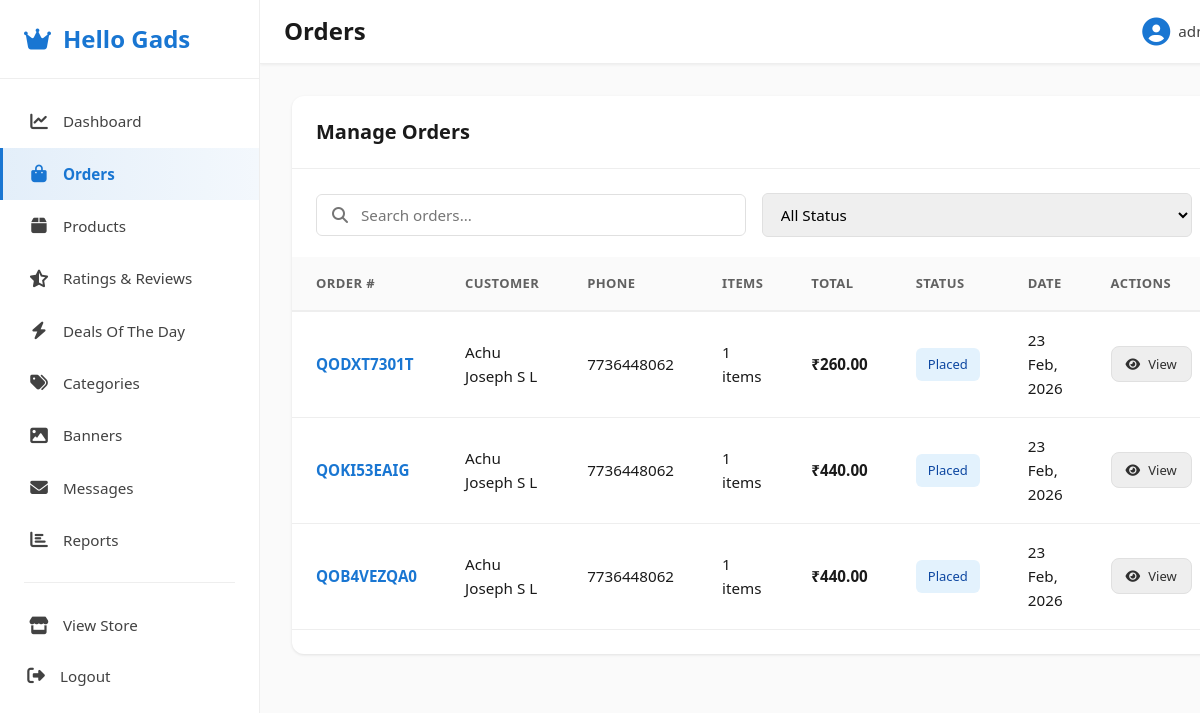
Screenshot of /dashboard/orders/ (signed in) with the database file from the repository.
### app/models.py (models this page shows, shortened)
class TimeStampedModel(models.Model):
    created_at = models.DateTimeField(auto_now_add=True, db_index=True)
    updated_at = models.DateTimeField(auto_now=True)
    class Meta:
        abstract = True

class Order(TimeStampedModel):
    class Status(models.TextChoices):
        PLACED = "placed", "Placed"
        CONFIRMED = "confirmed", "Confirmed"
        SHIPPED = "shipped", "Shipped"
        DELIVERED = "delivered", "Delivered"
        CANCELLED = "cancelled", "Cancelled"
    user = models.ForeignKey(settings.AUTH_USER_MODEL, on_delete=models.SET_NULL, blank=True, null=True, related_name="orders")
    order_number = models.CharField(max_length=20, unique=True, db_index=True)
    status = models.CharField(max_length=12, choices=Status.choices, default=Status.PLACED, db_index=True)
    subtotal = models.DecimalField(max_digits=10, decimal_places=2, validators=[MinValueValidator(0)])
    shipping = models.DecimalField(max_digits=10, decimal_places=2, validators=[MinValueValidator(0)])
    total = models.DecimalField(max_digits=10, decimal_places=2, validators=[MinValueValidator(0)])
    address = models.ForeignKey(Address, on_delete=models.PROTECT, related_name="orders")
    class Meta:
        ordering = ["-created_at"]

class Address(TimeStampedModel):
    user = models.ForeignKey(settings.AUTH_USER_MODEL, on_delete=models.SET_NULL, blank=True, null=True, related_name="addresses")
    full_name = models.CharField(max_length=120)
    phone = models.CharField(max_length=20)
    email = models.EmailField(blank=True)
    address_line = models.TextField()
    city = models.CharField(max_length=80)
    state = models.CharField(max_length=80)
    pincode = models.CharField(max_length=10)
    is_default = models.BooleanField(default=False, db_index=True)
    is_snapshot = models.BooleanField(default=False, db_index=True)
    class Meta:
        indexes = [
            models.Index(fields=["user", "is_default"]),
        ]

### app/admin_views.py (the view)
# urls.py: path("orders/", admin_views.OrderListView.as_view(), name="order_list"),
class OrderListView(StaffRequiredMixin, ListView):
    model = Order
    template_name = "admin/order_list.html"
    context_object_name = "orders"
    paginate_by = 20
    def get_queryset(self):
        qs = Order.objects.select_related("address").prefetch_related("items")
        search = self.request.GET.get("search")
        status = self.request.GET.get("status")
        if search:
            qs = qs.filter(
                Q(order_number__icontains=search) |
                Q(address__full_name__icontains=search) |
                Q(address__phone__icontains=search)
            )
        if status:
            qs = qs.filter(status=status)
        return qs.order_by("-created_at")
    def get_context_data(self, **kwargs):
        context = super().get_context_data(**kwargs)
        context["active_menu"] = "orders"
        context["search_query"] = self.request.GET.get("search", "")
        context["filter_status"] = self.request.GET.get("status", "")
        context["status_choices"] = Order.Status.choices
        return context

### app/admin_views.py (called while the page is built)
    def test_func(self):
        return self.request.user.is_authenticated and self.request.user.is_staff

### app/context_processors.py (called while the page is built)
def site_contact_context(request):
    return {
        "site_phone": getattr(settings, "SITE_PHONE", "+91 62384 39926"),
        "site_whatsapp": getattr(settings, "SITE_WHATSAPP", "916238439926"),
    }

def cart_context(request):
    try:
        cart = CartService.get_or_create_cart(request)
        cart_count = sum(item.quantity for item in cart.items.all())
        totals = CartService.compute_totals(cart)
        cart_subtotal = totals.subtotal
    except Exception:
        cart_count = 0
        cart_subtotal = 0
    return {
        "cart_count": cart_count,
        "cart_subtotal": cart_subtotal,
    }

def wishlist_context(request):
    wishlist_count = 0
    wishlist_variant_ids = []
    if getattr(request, "user", None) and request.user.is_authenticated:
        wishlist_variant_ids = list(
            Wishlist.objects.filter(
                user=request.user,
                selected_variant__is_active=True,
                selected_variant__product__is_active=True,
            ).values_list("selected_variant_id", flat=True)
        )
        wishlist_count = len(wishlist_variant_ids)
    return {
        "wishlist_count": wishlist_count,
        "wishlist_variant_ids": wishlist_variant_ids,
        "wishlist_product_ids": [],  # No longer used; kept for template compatibility
    }

def admin_message_badge(request):
    count = 0
    user = getattr(request, "user", None)
    if user and user.is_authenticated and user.is_staff:
        count = ContactMessage.objects.filter(is_resolved=False).count()
    return {"admin_unresolved_messages": count}

### app/models.py (called while the page is built)
    @property
    def line_total(self):
        return self.unit_price * self.quantity

### app/services.py (called while the page is built, shortened)
    @classmethod
    def get_or_create_cart(cls, request):
        user = getattr(request, "user", None)
        user = user if (user and user.is_authenticated) else None
        if user:
            cart, _ = Cart.objects.get_or_create(user=user, status=Cart.Status.ACTIVE)
            return cart

### templates/admin/order_list.html (shortened to what this page needs)
{% extends "admin/base.html" %}
{% load static %}
{% block page_title %}Orders{% endblock %}
{% block content %}
<div class="card">
    <div class="card-header">
        <h3 class="card-title">Manage Orders</h3>
    </div>
    <div class="card-body">
        <form method="get" class="filters filters-inline">
            <div class="search-box">
                <i class="fas fa-search"></i>
                <input type="text" name="search" class="form-control" placeholder="Search orders..."
                       value="{{ search_query }}">
            </div>
            <div class="filter-group">
                <select name="status" class="form-control" onchange="this.form.submit()">
                    <option value="">All Status</option>
                </select>
            </div>
        </form>
        {% if orders %}
            <div class="list-table">
                <div class="table-responsive">
                    <table class="table">
                        <thead>
                            <tr>
                                <th>Order #</th>
                                <th>Customer</th>
                                <th>Phone</th>
                                <th>Items</th>
                                <th>Total</th>
                                <th>Status</th>
                                <th>Date</th>
                                <th>Actions</th>
                            </tr>
                        </thead>
                        <tbody>
                            {% for order in orders %}
                                <tr>
                                    <td>
                                        <a href="{% url 'admin_panel:order_detail' order.order_number %}"
                                           style="color: var(--primary); text-decoration: none; font-weight: 600;">
                                            {{ order.order_number }}
                                        </a>
                                    </td>
                                    <td>{{ order.address.full_name }}</td>
                                    <td>{{ order.address.phone }}</td>
                                    <td>{{ order.items.count }} items</td>
                                    <td style="font-weight: 600;">₹{{ order.total }}</td>
                                    <td>
                                        {% if order.status == 'placed' %}
                                            <span class="badge badge-info">{{ order.get_status_display }}</span>
                                        {% elif order.status == 'confirmed' %}
                                            <span class="badge badge-warning">{{ order.get_status_display }}</span>
                                        {% elif order.status == 'shipped' %}
                                            <span class="badge badge-secondary">{{ order.get_status_display }}</span>
                                        {% elif order.status == 'delivered' %}
                                            <span class="badge badge-success">{{ order.get_status_display }}</span>
                                        {% elif order.status == 'cancelled' %}
                                            <span class="badge badge-danger">{{ order.get_status_display }}</span>
                                        {% endif %}
                                    </td>
                                    <td>{{ order.created_at|date:"d M, Y" }}</td>
                                    <td>
                                        <a href="{% url 'admin_panel:order_detail' order.order_number %}" class="btn btn-sm btn-secondary">
                                            <i class="fas fa-eye"></i> View
                                        </a>
                                    </td>
                                </tr>
                            {% endfor %}
                        </tbody>
                    </table>
                </div>
            </div>
        {% else %}
            <div class="empty-state">
                <i class="fas fa-shopping-bag"></i>
                <p>No orders found</p>
            </div>
        {% endif %}
    </div>
</div>
{% endblock %}

### templates/admin/base.html (shortened to what this page needs)
<!DOCTYPE html>
<html lang="en">
<head>
    {% load static %}
    <link rel="stylesheet" href="{% static 'css/loader.css' %}">
    <link rel="stylesheet" href="{% static 'css/admin.css' %}">
    <link rel="stylesheet" href="{% static 'css/admin-mobile.css' %}">
    <link rel="stylesheet" href="https://cdnjs.cloudflare.com/ajax/libs/font-awesome/6.4.0/css/all.min.css">
</head>
<body>
    <div class="admin-wrapper">
        <aside class="sidebar" id="sidebar">
            <div class="sidebar-header">
                <h2 class="sidebar-logo">
                    <i class="fas fa-crown"></i>
                    <span>Hello Gads</span>
                </h2>
            </div>
            <nav class="sidebar-nav">
                <a href="{% url 'admin_panel:dashboard' %}" class="nav-item {% if active_menu == 'dashboard' %}active{% endif %}">
                    <i class="fas fa-chart-line"></i>
                    <span>Dashboard</span>
                </a>
                <a href="{% url 'admin_panel:order_list' %}" class="nav-item {% if active_menu == 'orders' %}active{% endif %}">
                    <i class="fas fa-shopping-bag"></i>
                    <span>Orders</span>
                </a>
                <a href="{% url 'admin_panel:product_list' %}" class="nav-item {% if active_menu == 'products' %}active{% endif %}">
                    <i class="fas fa-box"></i>
                    <span>Products</span>
                </a>
                <a href="{% url 'admin_panel:review_list' %}" class="nav-item {% if active_menu == 'reviews' %}active{% endif %}">
                    <i class="fas fa-star-half-alt"></i>
                    <span>Ratings &amp; Reviews</span>
                </a>
                <a href="{% url 'admin_panel:deal_list' %}" class="nav-item {% if active_menu == 'deals' %}active{% endif %}">
                    <i class="fas fa-bolt"></i>
                    <span>Deals Of The Day</span>
                </a>
                <a href="{% url 'admin_panel:category_list' %}" class="nav-item {% if active_menu == 'categories' %}active{% endif %}">
                    <i class="fas fa-tags"></i>
                    <span>Categories</span>
                </a>
                <a href="{% url 'admin_panel:banner_list' %}" class="nav-item {% if active_menu == 'banners' %}active{% endif %}">
                    <i class="fas fa-image"></i>
                    <span>Banners</span>
                </a>
                <a href="{% url 'admin_panel:message_list' %}" class="nav-item {% if active_menu == 'messages' %}active{% endif %}">
                    <i class="fas fa-envelope"></i>
                    <span class="nav-item-label">
                        Messages
                    </span>
                </a>
                <a href="{% url 'admin_panel:report_list' %}" class="nav-item {% if active_menu == 'reports' %}active{% endif %}">
                    <i class="fas fa-chart-bar"></i>
                    <span>Reports</span>
                </a>
                <div class="nav-divider"></div>
                <a href="{% url 'store:home' %}" class="nav-item" target="_blank">
                    <i class="fas fa-store"></i>
                    <span>View Store</span>
                </a>
                <form method="post" action="{% url 'admin_panel:logout' %}" class="logout-form">
                    <button type="submit" class="nav-item logout-btn">
                        <i class="fas fa-sign-out-alt"></i>
                        <span>Logout</span>
                    </button>
                </form>
            </nav>
        </aside>
        <main class="main-content">
            <header class="topbar">
                <div class="topbar-title">
                    <h1 class="topbar-title-inner">{% block page_title %}Dashboard{% endblock %}</h1>
                </div>
                <div class="topbar-actions">
                    <div class="user-menu">
                        <i class="fas fa-user-circle"></i>
                        <span class="user-name">{{ request.user.username }}</span>
                    </div>
                </div>
            </header>
            <div class="content-area">
                {% block content %}{% endblock %}
            </div>
        </main>
    </div>
</body>
</html>

### static/css/admin-mobile.css (style rules this page uses)
@media (min-width: 769px) { .list-table { display: block !important; } }
.topbar { position: -webkit-sticky; position: sticky; top: 0; z-index: 200; box-shadow: 0 1px 3px rgba(0, 0, 0, 0.06); -webkit-backface-visibility: hidden; backface-visibility: hidden; }

### rows the page displays
Order: order_number "QODXT7301T", address.full_name "Achu Joseph S L", address.phone "7736448062", items.count "1", total "260.00", status "Placed", created_at "23 Feb, 2026"
Order: order_number "QOKI53EAIG", address.full_name "Achu Joseph S L", address.phone "7736448062", items.count "1", total "440.00", status "Placed", created_at "23 Feb, 2026"
Order: order_number "QOB4VEZQA0", address.full_name "Achu Joseph S L", address.phone "7736448062", items.count "1", total "440.00", status "Placed", created_at "23 Feb, 2026"
